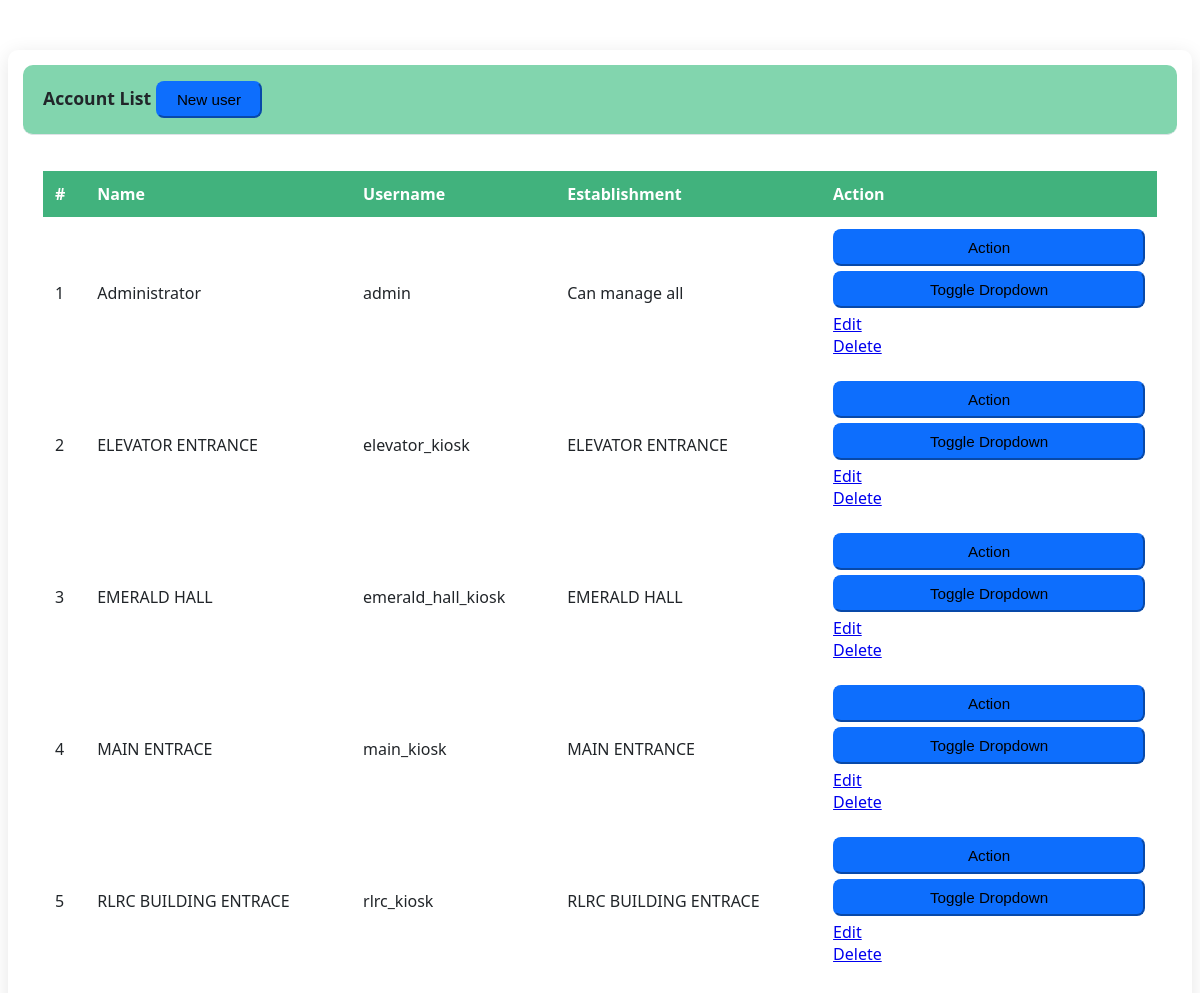
The page /users.php on the database its author committed.
### tables this page shows
CREATE TABLE `users` (
  `id` int(30) NOT NULL,
  `name` text NOT NULL,
  `type` tinyint(4) NOT NULL DEFAULT 2 COMMENT '1 = Admin, 2= establishment_staff',
  `username` varchar(100) NOT NULL,
  `password` text NOT NULL,
  `establishment_id` int(30) NOT NULL
);

### users.php (the view, shortened to what this page needs)
<!DOCTYPE html>
<html>
<head>
    <link rel="stylesheet" href="page-css/user.css">
</head>
<body>
<div class="container-fluid">
    <div class="col-lg-12">
        <div class="row">
            <div class="card col-md-12">
                <div class="card-header">
                    <b>Account List</b>
                    <span class="float:right"><button class="btn btn-primary float-right btn-sm" id="new_user"> New
                            user</button>
                </div>
                <div class="card-body">
                    <div class="table-responsive">
                        <table class="table-striped table-bordered col-md-12">
                            <thead>
                                <tr>
                                    <th class="text-center">#</th>
                                    <th class="text-center">Name</th>
                                    <th class="text-center">Username</th>
                                    <th class="text-center">Establishment</th>
                                    <th class="text-center">Action</th>
                                </tr>
                            </thead>
                            <tbody>
                                <?php
                                include 'db_connect.php';
                                $est = $conn->query("SELECT * FROM establishments ");
                                $est_name[0] = "Can manage all";
                                while ($row = $est->fetch_assoc()) {
                                    $est_name[$row['id']] = $row['name'];
                                }
                                $users = $conn->query("SELECT * FROM users order by name asc");
                                $i = 1;
                                while ($row = $users->fetch_assoc()):
                                    ?>
                                    <tr>
                                        <td class="text-center">
                                            <?php echo $i++ ?>
                                        </td>
                                        <td>
                                            <?php echo ucwords($row['name']) ?>
                                        </td>
                                        <td>
                                            <?php echo $row['username'] ?>
                                        </td>
                                        <td>
                                            <?php echo $est_name[$row['establishment_id']] ?>
                                        </td>
                                        <td class="text-center">
                                            <div class="btn-group">
                                                <button type="button" class="btn btn-primary">Action</button>
                                                <button type="button"
                                                    class="btn btn-primary dropdown-toggle dropdown-toggle-split"
                                                    data-toggle="dropdown" aria-haspopup="true" aria-expanded="false">
                                                    <span class="sr-only">Toggle Dropdown</span>
                                                </button>
                                                <div class="dropdown-menu">
                                                    <a class="dropdown-item edit_user" href="javascript:void(0)"
                                                        data-id='<?php echo $row['id'] ?>'>Edit</a>
                                                    <a class="dropdown-item delete_user" href="javascript:void(0)"
                                                        data-id='<?php echo $row['id'] ?>'>Delete</a>
                                                </div>
                                            </div>
                                        </td>
                                    </tr>
                                <?php endwhile; ?>
                            </tbody>
                        </table>
                    </div>
                </div>
            </div>
        </div>
    </div>
</div>
</body>
</html>

### page-css/user.css (style rules this page uses)
body { font-family: 'Segoe UI', Tahoma, Geneva, Verdana, sans-serif; background-color: white; color: #212529; }
.card { border: 1.2px solidrgb(169, 169, 169); box-shadow: 0 4px 20px rgba(0, 0, 0, 0.1); background-color: white; padding: 15px; border-radius: 10px; margin-top: 50px; }
.card-header { background-color: rgb(130, 213, 174); border-bottom: 1px solid #dee2e6; font-weight: 600; font-size: 1.1rem; padding: 1rem 1.25rem; border-radius: 10px; }
.card-body { padding: 1.25rem; }
.btn { border-radius: 8px; font-size: 0.95rem; padding: 0.5rem 1.2rem; transition: all 0.3s ease; }
.btn-primary { background-color: #0d6efd; border-color: #0d6efd; }
table { width: 100%; border-collapse: collapse; margin-top: 1rem; }
th, td { padding: 0.75rem; border-bottom: 1px solidrgb(75, 238, 91); }
th { background-color: rgb(65, 178, 125); font-weight: 600; text-align: left; color: white; }
.table-responsive { overflow-x: auto; }
.btn-group { width: 100%; }
.btn-group .btn { width: 100%; margin-bottom: 5px; }

### rows shown on the page
users: name "Administrator", username "admin", establishment "Can manage all"
users: name "ELEVATOR ENTRANCE", username "elevator_kiosk", establishment "ELEVATOR ENTRANCE"
users: name "EMERALD HALL", username "emerald_hall_kiosk", establishment "EMERALD HALL"
users: name "MAIN ENTRACE", username "main_kiosk", establishment "MAIN ENTRANCE"
users: name "RLRC BUILDING ENTRACE", username "rlrc_kiosk", establishment "RLRC BUILDING ENTRACE"
